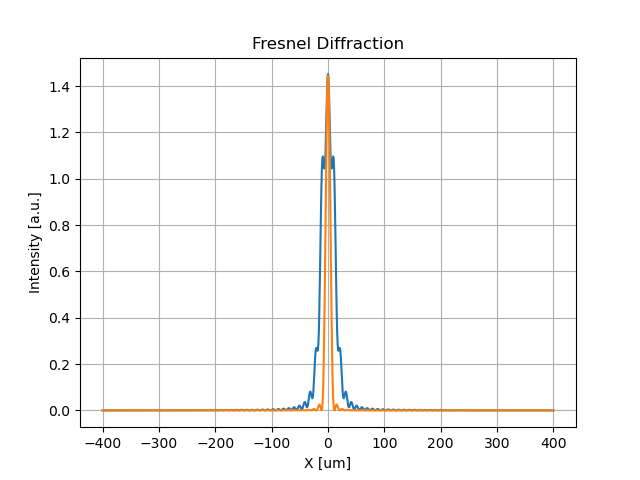

This figure's Python source:
"""


fresnel_fourier_1D.py: calculates 1D fresnel diffraction via convolution by Fourier transform


"""

__author__ = "Manuel Sanchez del Rio"
__contact__ = "srio@esrf.eu"
__copyright = "ESRF, 2015"


import numpy as np
import matplotlib.pyplot as plt
import sys
import os
import time
import math
from scipy.special import jv

sys.path.append(os.path.join("../"))
from src.base import plot2d, plot3d

if __name__ == '__main__':

    # wavelength   =   5000e-10
    # aperture_diameter   =   500e-6
    # detector_size = 8000e-6
    # distance =   1.00e0

    wavelength = 1.24e-10  # 10keV
    aperture_diameter = 40e-6  # 1e-3 # 1e-6
    detector_size = 800e-6
    distance = 3.0

    npoints = 1000

    lensF = None

    position_x = np.linspace(-detector_size / 2, detector_size / 2, npoints)
    xoffset = position_x[0]
    xdelta = position_x[1] - position_x[0]
    xsize = npoints

    fields1 = np.ones(npoints) + 0j
    fields1[np.where(position_x < -0.5 * aperture_diameter)] = 0.0
    fields1[np.where(position_x > 0.5 * aperture_diameter)] = 0.0

    # apply ideal lens
    if 0:
        focallength = 100.0
        knum = 2.0 * np.pi / wavelength
        fields1 *= np.exp(-knum * 1j * position_x**2 / focallength / 2.0)

    fft_size = npoints
    fft_delta = 1.0 / xsize / xdelta
    if np.mod(npoints, 2) == 1:
        fft_offset = -fft_delta * float(npoints - 1) / 2.0
    else:
        fft_offset = -fft_delta * float(npoints) / 2.0

    # FT
    F1 = np.fft.fft(fields1)
    wfou_fft = np.fft.fftshift(F1)
    wfou_fft_x = np.arange(
        start=fft_offset, stop=-fft_offset, step=fft_delta, )

    # propagate
    wfou_fft *= np.exp(-1j * np.pi * wavelength * distance * wfou_fft_x**2)

    # back FT
    fields2 = np.fft.ifft(wfou_fft)

    fieldIntensity = np.abs(fields2)**2
    fieldPhase = np.arctan2(np.real(fields2), np.imag(fields2))

    #
    # write spec formatted file
    #
    out_file = "fresnel_fourier_1D.spec"
    f = open(out_file, 'w')
    header = "#F %s \n\n#S  1 fresnel diffraction \n#N 3 \n#L X[m]  intensity  phase\n" % out_file
    f.write(header)
    for i in range(len(position_x)):
        out = np.array((position_x[i], fieldIntensity[i], fieldPhase[i]))
        f.write(("%20.11e " * out.size + "\n") % tuple(out.tolist()))
    f.close()
    print("File written to disk: %s" % out_file)

    sin_theta = position_x / distance
    x = (2 * np.pi / wavelength) * (aperture_diameter / 2) * sin_theta
    U_vs_theta = 2 * jv(1, x) / x
    I_vs_theta = U_vs_theta**2 * fieldIntensity.max()

    obj = plot2d("auto")
    obj.axs.plot(position_x * 1e6, fieldIntensity)
    obj.axs.plot(position_x * 1e6, I_vs_theta)
    obj.axs.set_title("Fresnel Diffraction")
    obj.axs.set_xlabel("X [um]")
    obj.axs.set_ylabel("Intensity [a.u.]")
    obj.SavePng(obj.rootname + ".png")
